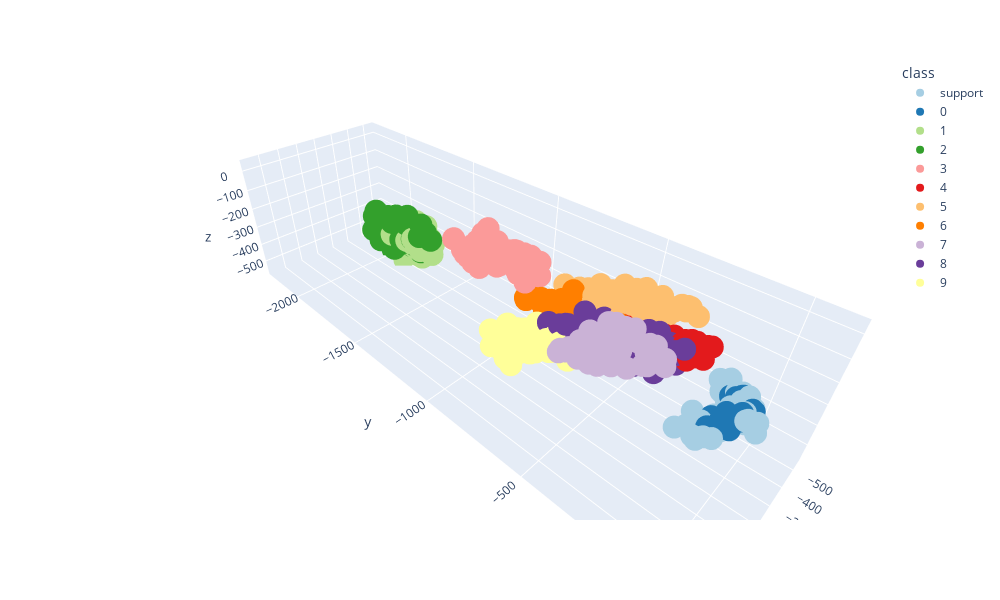

Notebook cell for this chart:
### Code cell
pca = PCA(n_components=3)
pca.fit(support_group)

pca_embeddings = pca.transform(
    np.concatenate([support_group, *[query_groups[i] for i in range(10)]])
)

pca_embeddings = pd.DataFrame(pca_embeddings, columns=["x", "y", "z"])
pca_embeddings["class"] = np.concatenate(
    [len(support_group) * ["support"], *[len(query_groups[i]) * [i] for i in range(10)]]
)


fig = px.scatter_3d(
    pca_embeddings,
    x="x",
    y="y",
    z="z",
    color="class",
    width=1000,
    height=600,
    color_discrete_sequence=sns.color_palette("Paired").as_hex(),
    # color_discrete_sequence=px.colors.qualitative.Light24,
)
fig.show()
